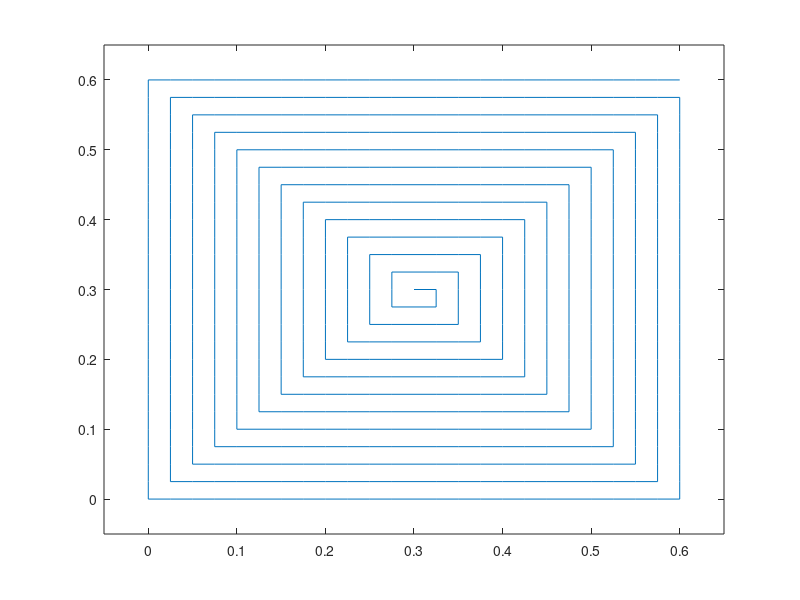

Here is the MATLAB script that generated this plot: (Note: this script raises an error after producing the figure.)
close all 
clear;

% This code utilises the optimization of phase shift matrix for obtaining the  values
%% in the indoor scenario%%%


lambda = 0.1;


kappa = 2*pi/lambda;

%The width and height of an RIS element
d = lambda/4;

% Maximum mumber of elements per dimension
MaxNumOfElements = 25;

%Number of channel realizations
numOfChan = 1000;

% Vector of number of elements per dimension
NumOfElements = 1:2:MaxNumOfElements;


% Bandidth
Bandwidth = 20e3;

% RIS element area
A = d.^2;

% Total Radiated Power in dBm
PowerdBm = 23;

% Total Radiated Power in mWatt
Power = db2pow(PowerdBm);

% Thermal noise in dBm
SigmaW2dBm = pow2db(Bandwidth)-174; % -94 dBm;

% Thermal noise in Watt (sigma2_w)
SigmaW2 = db2pow(SigmaW2dBm);

% SNR
Psigma2 = Power/SigmaW2;

% SNR in dB
Psigma2dB = pow2db(Psigma2);

% Channel gain h1
betaH1A = db2pow(-48)*A;

% Channel gain h2
betaH2A = db2pow(-38)*A;

% Channel gain of direct link
betaHd = db2pow(-inf);


rho = 2;


Sigma2dBm = PowerdBm + pow2db(betaH1A/A) - rho;


Sigma2A = db2pow(Sigma2dBm)*A;



% Preallocation
x_coordinate = zeros(1,MaxNumOfElements^2);
y_coordinate = zeros(1,MaxNumOfElements^2);

x_coordinate(1) = 0;
y_coordinate(1) = 0;

for n = 2:MaxNumOfElements^2
    x_coordinate(n) = x_coordinate(n-1) + sin(mod(floor(sqrt(4*(n-2)+1)),4)*pi/2);
    y_coordinate(n) = y_coordinate(n-1) + cos(mod(floor(sqrt(4*(n-2)+1)),4)*pi/2);
end


x_coordinate = x_coordinate-min(x_coordinate);
y_coordinate = y_coordinate-min(y_coordinate);


x_coordinate=x_coordinate*d;
y_coordinate=y_coordinate*d;


figure, plot(x_coordinate,y_coordinate,'-')
xlim([-2,MaxNumOfElements+1]*d)
ylim([-2,MaxNumOfElements+1]*d)


theta_angle_mean = pi/4;
theta_angle_variance_degrees = 20;
theta_angle_variance = (theta_angle_variance_degrees*pi/180)^2;
phi_angle_mean = 0;
phi_angle_variance = theta_angle_variance;


R1 = function_RCorrelated(x_coordinate,y_coordinate,theta_angle_mean,theta_angle_variance,...
    phi_angle_mean,phi_angle_variance,kappa);


theta_angle_mean = 0;
theta_angle_variance_degrees = 20;
theta_angle_variance = (theta_angle_variance_degrees*pi/180)^2;
phi_angle_mean = pi/4;
phi_angle_variance = theta_angle_variance;


R2 = function_RCorrelated(x_coordinate,y_coordinate,theta_angle_mean,theta_angle_variance,...
    phi_angle_mean,phi_angle_variance,kappa);


variances_vector = ([45 Inf]*pi/180).^2;


meanSNR = zeros(numel(variances_vector),numel(NumOfElements));
meanSNR_algorithm = zeros(numel(variances_vector),numel(NumOfElements));
meanSNR_rayleigh = zeros(numel(variances_vector),numel(NumOfElements));
meanSNR_noEMI = zeros(1,numel(NumOfElements));

for variances_index = 1:numel(variances_vector)
    
    variances = variances_vector(variances_index);
    
   
    theta_angle_mean = 0;
    theta_angle_variance = variances;
    
    
    phi_angle_mean = -pi/4;
    phi_angle_variance = variances;
    
    
    RN = function_RCorrelated(x_coordinate,y_coordinate,theta_angle_mean,theta_angle_variance,...
        phi_angle_mean,phi_angle_variance,kappa);

    [ Rn, R1_sqrt, R2_sqrt ] = function_RISs_locations(sqrtN, d, lambda, betaH1A, betaH2A);
     
    
    % Prepare to save results
    SNR = zeros(numOfChan,1);
    SNR_noEMI = zeros(numOfChan,1);
    SNR_algorithm = zeros(numOfChan,1);
    SNR_rayleigh = zeros(numOfChan,1);
    
    % Loop over number of RIS elements per dimension
    for ii = 1:numel(NumOfElements)
        
        N = NumOfElements(ii)^2;
        
        disp(['N: ',num2str(N)])
        
        % Reduced-size R1 sqrt matrix
        R1sq_i = sqrtm(R1(1:N,1:N));
        
        % Reduced-size R2 sqrt matrix
        R2sq_i = sqrtm(R2(1:N,1:N));
        
        % Reduced-size Rn matrix
        RN_i = RN(1:N,1:N);
        
        % Loop over channel realizations
        parfor kk = 1:numOfChan
            
           
            h1 = sqrt(betaH1A)*R1sq_i*sqrt(.5)*(randn(N,1) + 1j*randn(N,1)); 
            h2 = sqrt(betaH2A)*R2sq_i*sqrt(.5)*(randn(N,1) + 1j*randn(N,1)); 
            hd = sqrt(betaHd)*sqrt(.5)*(randn(1,1) + 1j*randn(1,1));           
            
            
            theta = diag((exp(1j*(angle(conj(h2).*h1)-angle(hd)))));
            
           
            g2 = theta*h2;
            
           
                  
           [SNR_algorithm(kk),~,SNR_rayleigh(kk),~] = function_optimization(Power, SigmaW2, h2, h1, hd, Sigma2A, RN_i,0);
  
            
        end
        
        
        meanSNR(variances_index,ii) = mean(real(SNR));
        meanSNR_algorithm(variances_index,ii) = mean(real(SNR_algorithm));
        meanSNR_rayleigh(variances_index,ii) = mean(real(SNR_rayleigh));
        
        if variances_index == 1
            
            meanSNR_noEMI(1,ii) = mean(real(SNR_noEMI));
            
        end
        
    end
    
end



% Plot numerical results

hold on; box on; grid on
set(gca,'fontsize',16);
plot(NumOfElements.^2,smooth(meanSNR(2,:)),'LineWidth',2,'LineStyle',':','Color',[0 0 1]),
plot(NumOfElements.^2,smooth(meanSNR_algorithm(2,:)),'LineWidth',2,'LineStyle','-.','Color',[1 0 0]),

set(gca,'fontsize',18);
legend({'Opt. thermal noise',...
    'Iterative Algorithm',...
    ...
   },'Interpreter','latex','Location','best')


